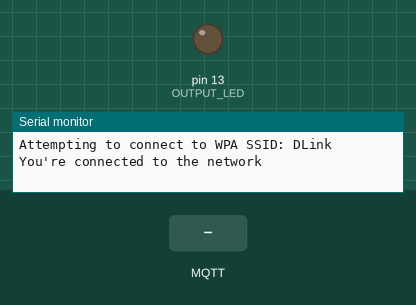
A sketch run on a simulated Arduino Mega 2560, built for the host (arithmetic inside an expression is 32-bit, double 64-bit). On the bench: output pins drawn as LEDs (lit = HIGH), the last lines printed to the serial monitor. Inputs (shaded band) come from the test bench. WiFi joins after 1.5 s; servers stay silent unless stated; no MQTT or app messages arrive unless stated.

Above: at 2.7 s.
2.8 s: MQTT message "90" arrives on the first subscribed topic
At 3.6 s:
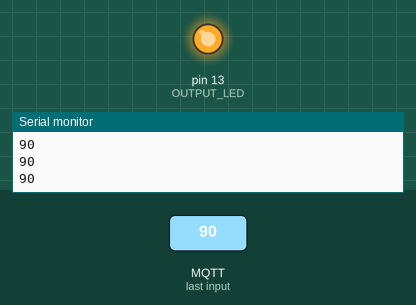
4.3 s: MQTT message "5" arrives on the first subscribed topic
At 4.7 s:
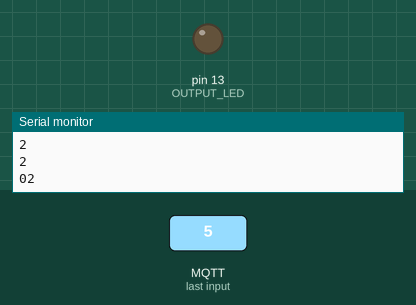
5.8 s: MQTT message "1" arrives on the first subscribed topic
At 7.1 s:
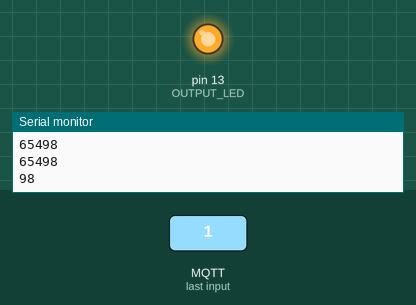
Timing chart, 0 to 8.8 s (numbered marks = the images above; inputs shaded):
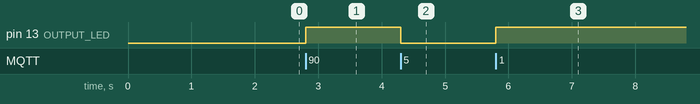

Measured:
- after the input at 2.8 s, pin 13 (OUTPUT_LED): LOW → HIGH at once
- after the input at 4.3 s, pin 13 (OUTPUT_LED): HIGH → LOW at once
- after the input at 5.8 s, pin 13 (OUTPUT_LED): LOW → HIGH at once

The sketch:

app.ino
```cpp
#include <WiFiEsp.h>
#include <WiFiEspClient.h>
#include <WiFiEspUdp.h>
//#include "SoftwareSerial.h"
#include <PubSubClient.h>


#define OUTPUT_LED 13
#define OUTPUT_HIGH digitalWrite(OUTPUT_LED, HIGH)
#define OUTPUT_LOW digitalWrite(OUTPUT_LED, LOW)


IPAddress server(52, 31, 15, 152);
//char ssid[] = "Alemari's";           // your network SSID (name)
//char pass[] = "1921681123456";           // your network password

char ssid[] = "DLink";           // your network SSID (name)
char pass[] = "1921681123456";           // your network password

unsigned long looptimer_prev = 0;
unsigned long looptimer_curr = 0;

//char ssid[] = "Dheeraj Rao";           // your network SSID (name)
//char pass[] = "9986503762";           // your network password
int status = WL_IDLE_STATUS;   // the Wifi radio's status

// Initialize the Ethernet client object
WiFiEspClient espClient;

void callback(char* topic, byte* payload, unsigned int length);

//PubSubClient client(espClient);
PubSubClient client(server, 19257, callback, espClient);

//SoftwareSerial soft(2,3); // RX, TX

void setup() {

  //Initialize Output
  pinMode(OUTPUT_LED,OUTPUT);
  OUTPUT_LOW;

  // initialize serial for debugging
  Serial.begin(9600);
  // initialize serial for ESP module
  Serial3.begin(115200);
  // initialize ESP module
  WiFi.init(&Serial3);

  // check for the presence of the shield
  if (WiFi.status() == WL_NO_SHIELD) {
    Serial.println("WiFi shield not present");
    // don't continue
    while (true);
  }

  // attempt to connect to WiFi network
  while ( status != WL_CONNECTED) {
    Serial.print("Attempting to connect to WPA SSID: ");
    Serial.println(ssid);
    // Connect to WPA/WPA2 network
    status = WiFi.begin(ssid, pass);
  }

  // you're connected now, so print out the data
  Serial.println("You're connected to the network");

  //connect to MQTT server
  if (client.connect("arduinoClient", "TestArduino", "password")) {
    client.publish("testtopic1","hello MQTT");
    client.subscribe("testtopic");
  }
}

//print any message received for subscribed topic
void callback(char* topic, byte* payload, unsigned int length) {
  volatile unsigned int payload_int;
  static char res[2];
  //String str;

  Serial.print("Message arrived [");
  Serial.print(topic);
  Serial.print("] ");
  for (int i=0;i<length;i++) {
    Serial.print((char)payload[i]);
  }
  Serial.println();


  payload_int = (((payload[0]-48)*10)+(payload[1]-48));


  Serial.println((payload[0]-48));
  Serial.println((payload[1]-48));

  Serial.println(payload_int);

  //payload_int++;

  Serial.println(payload_int);
  //str.toCharArray(payload_int,2);

  //Limit to 2 digits
  payload_int = payload_int%100;
  //MSB
  res[0] = (payload_int/10)+48;
  //LSB
  res[1] = (payload_int%10)+48;

  //res[1] = (payload_int&0x0F)+48;
  //res[0] = ((payload_int&0xF0)>>4)+48;

  Serial.print(res[0]);
  Serial.println(res[1]);

  //client.publish("testtopic1",res,2,false);

  if(payload_int>=50)
  {
    OUTPUT_HIGH;
    client.publish("testtopic1","Output ON");
  }
  else
  {
    OUTPUT_LOW;
    client.publish("testtopic1","Output OFF");
  }

}

void loop() {
  // put your main code here, to run repeatedly:


  looptimer_curr = millis();

  //Serial.print("....millis : ");
  //Serial.print(loopvar);

  if((looptimer_curr-looptimer_prev)>10000)
  {
    if (!client.connected()) {
      reconnect();
    }

    looptimer_prev = looptimer_curr;
  }

    client.loop();


 /* }
  else
  {
    //delay(1);
  }*/
  //loopvar++;

}

void reconnect() {
  // Loop until we're reconnected
  while (!client.connected()) {
    Serial.print("Attempting MQTT connection...");
    // Attempt to connect, just a name to identify the client
    if (client.connect("arduinoClient", "TestArduino", "password")) {
      Serial.println("connected");
      // Once connected, publish an announcement...
      client.publish("testtopic1","reconnected");
      // ... and resubscribe
      client.subscribe("testtopic");
    } else {
      Serial.print("failed, rc=");
      Serial.print(client.state());
      Serial.println(" try again in 5 seconds");
      // Wait 5 seconds before retrying
      delay(5000);
    }
  }
}
```
